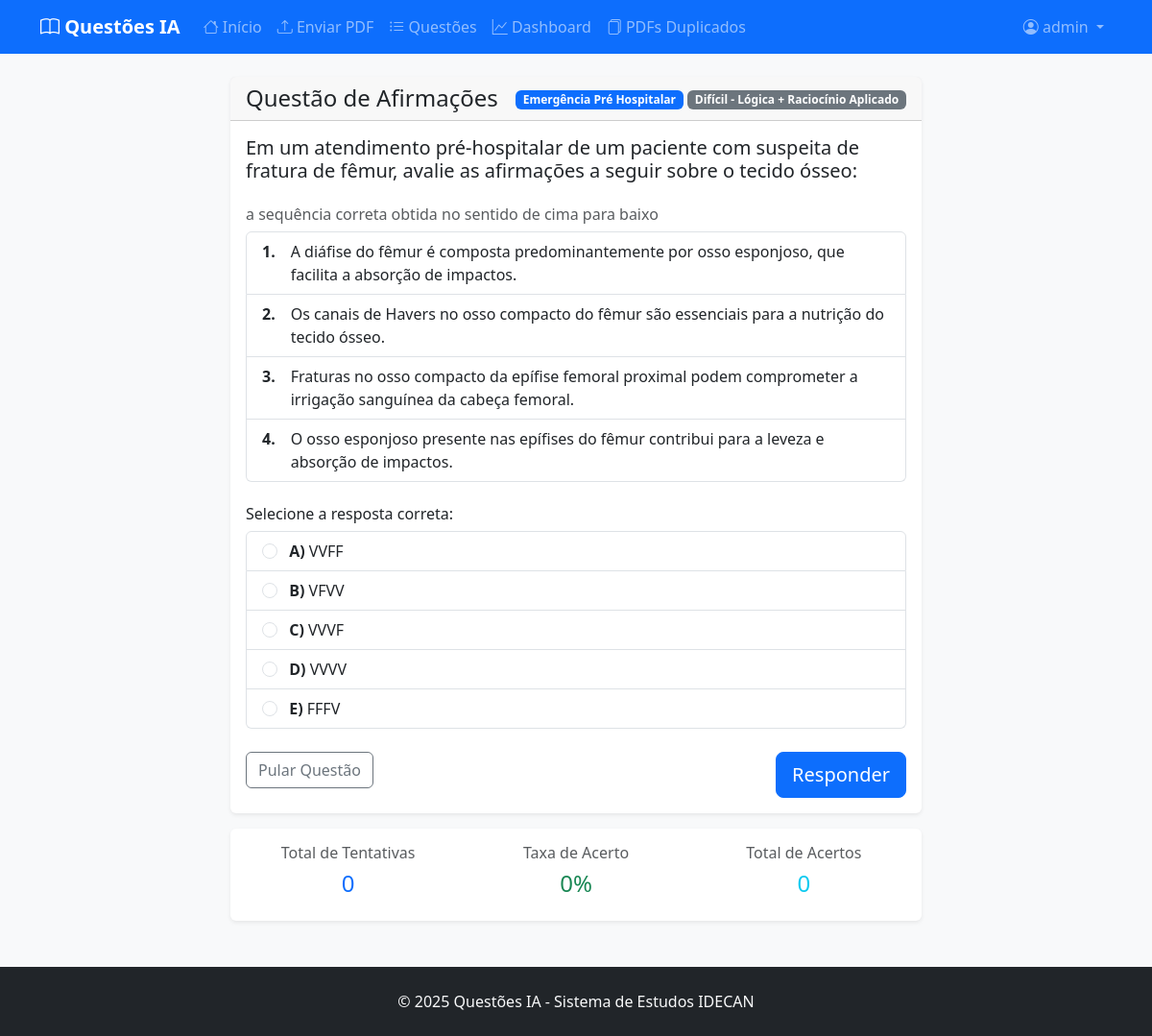
The page /resolver-questao-afirmacoes/453/ (signed in) on the database its author committed.
### core/models.py (models this page shows, shortened)
class Questao(models.Model):
    NIVEL_CHOICES = [
        ('fixacao', 'Fixação - Conteúdo do PDF'),
        ('medio', 'Médio - Aplicação Lógica'),
        ('dificil', 'Difícil - Lógica + Raciocínio Aplicado'),
        ('nivel_banca', 'Nível da Banca - Questão Real'),
    ]
    TIPO_CHOICES = [
        ('multipla_escolha', 'Múltipla Escolha'),
        ('certo_errado', 'Certo/Errado'),
        ('afirmacoes', 'Afirmações'),
        ('afirmacoes_variadas', 'Afirmações com Alternativas Variadas'),
        ('verdadeiro_falso', 'Verdadeiro ou Falso com Sequência'),
    ]
    INSTRUCAO_TIPO_CHOICES = [
        ('correto', 'Está CORRETO o que se afirma'),
        ('incorreto', 'Está INCORRETO o que se afirma'),
        ('corretos', 'Estão CORRETOS os itens'),
        ('incorretos', 'Estão INCORRETOS os itens'),
        ('correto_nos', 'Está CORRETO o que se afirma nos itens'),
        ('incorreto_nos', 'Está INCORRETO o que se afirma nos itens'),
    ]
    enunciado = models.TextField(verbose_name="Enunciado")
    tipo = models.CharField(max_length=20, choices=TIPO_CHOICES, default='multipla_escolha', verbose_name="Tipo")
    alternativas = models.JSONField(verbose_name="Alternativas")  # Lista de alternativas
    resposta_correta = models.CharField(max_length=1, verbose_name="Resposta Correta")
    explicacao = models.TextField(verbose_name="Explicação")
    justificativa_alternativas = models.JSONField(default=dict, verbose_name="Justificativa das Alternativas")
    referencia_pdf = models.TextField(blank=True, null=True, verbose_name="Referência no PDF")
    disciplina = models.ForeignKey(Disciplina, on_delete=models.CASCADE, verbose_name="Disciplina")
    nivel_dificuldade = models.CharField(max_length=20, choices=NIVEL_CHOICES, verbose_name="Nível de Dificuldade")
    pdf_origem = models.ForeignKey(PDFDocument, on_delete=models.CASCADE, verbose_name="PDF de Origem")
    data_criacao = models.DateTimeField(auto_now_add=True, verbose_name="Data de Criação")
    total_tentativas = models.IntegerField(default=0, verbose_name="Total de Tentativas")
    total_acertos = models.IntegerField(default=0, verbose_name="Total de Acertos")
    hash_conteudo = models.CharField(max_length=64, unique=True, null=True, blank=True, verbose_name="Hash do Conteúdo", help_text="Hash SHA-256 do enunciado para evitar duplicatas")
    afirmacoes = models.JSONField(null=True, blank=True, verbose_name="Afirmações", help_text="Lista de afirmações para questões do tipo 'Afirmações'")
    instrucao_tipo = models.CharField(max_length=20, choices=INSTRUCAO_TIPO_CHOICES, null=True, blank=True, verbose_name="Tipo de Instrução", help_text="Tipo de instrução para questões de afirmações")
    instrucao_texto = models.CharField(max_length=200, null=True, blank=True, verbose_name="Texto da Instrução", help_text="Texto personalizado da instrução")
    sequencia_resposta = models.CharField(max_length=10, null=True, blank=True, verbose_name="Sequência V/F", help_text="Sequência de V/F para questões do tipo 'Verdadeiro ou Falso' (ex: V-V-F-V)")
    instrucao_vf = models.CharField(max_length=200, null=True, blank=True, verbose_name="Instrução V/F", help_text="Instrução específica para questões V/F (ex: 'a sequência correta obtida no sentido de cima para baixo')")
    class Meta:
        verbose_name = "Questão"
        verbose_name_plural = "Questões"
        ordering = ['-data_criacao']
    @property
    def taxa_acerto(self):
        if self.total_tentativas == 0:
            return 0
        return round((self.total_acertos / self.total_tentativas) * 100, 2)
    def get_alternativas_display(self):
        if isinstance(self.alternativas, list):
            return {chr(65 + i): alt for i, alt in enumerate(self.alternativas)}
        return self.alternativas
    def get_afirmacoes_display(self):
        if not self.afirmacoes:
            return []
        if isinstance(self.afirmacoes, list):
            return {f"{i+1}": afirmacao for i, afirmacao in enumerate(self.afirmacoes)}
        return self.afirmacoes
    def get_instrucao_display(self):
        if self.instrucao_texto:
            return self.instrucao_texto
        if self.instrucao_tipo:
            return dict(self.INSTRUCAO_TIPO_CHOICES).get(self.instrucao_tipo, "Está CORRETO o que se afirma:")
        return "Está CORRETO o que se afirma:"

class Disciplina(models.Model):
    codigo = models.CharField(max_length=50, unique=True, verbose_name="Código")
    nome = models.CharField(max_length=100, verbose_name="Nome")
    peso = models.IntegerField(default=1, verbose_name="Peso")
    questoes_prova = models.IntegerField(default=0, verbose_name="Questões na Prova")
    class Meta:
        verbose_name = "Disciplina"
        verbose_name_plural = "Disciplinas"
        ordering = ['nome']

### core/views_afirmacoes.py (the view, shortened to what this page needs)
# urls.py: path('resolver-questao-afirmacoes/<int:questao_id>/', views_afirmacoes.resolver_questao_afirmacoes, name='resolver_questao_afirmacoes'),
@login_required
def resolver_questao_afirmacoes(request, questao_id):
    questao = get_object_or_404(Questao, id=questao_id, tipo__in=['afirmacoes', 'afirmacoes_variadas', 'verdadeiro_falso'])
    if request.user.is_authenticated:
        questoes_respondidas_ids = list(TentativaQuestao.objects.filter(usuario=request.user).values_list('questao_id', flat=True))
        questoes_nao_respondidas = Questao.objects.exclude(id=questao_id).exclude(id__in=questoes_respondidas_ids)
        proxima_questao = questoes_nao_respondidas.order_by('?').first()
        if not proxima_questao:
            proxima_questao = Questao.objects.exclude(id=questao_id).order_by('?').first()
    else:
        proxima_questao = Questao.objects.exclude(id=questao_id).order_by('?').first()
    context = {
        'questao': questao,
        'proxima_questao': proxima_questao,
        'afirmacoes_display': questao.get_afirmacoes_display(),
        'instrucao_display': questao.get_instrucao_display(),
        'alternativas_display': questao.get_alternativas_display(),
    }
    return render(request, 'core/resolver_questao_afirmacoes.html', context)

### templates/core/resolver_questao_afirmacoes.html (shortened to what this page needs)
{% extends 'base.html' %}
{% block content %}
<div class="container mt-4">
    <div class="row">
        <div class="col-md-8 mx-auto">
            <div class="card">
                <div class="card-header d-flex justify-content-between align-items-center">
                    <h4 class="mb-0">Questão de Afirmações</h4>
                    <div>
                        <span class="badge bg-primary">{{ questao.disciplina.nome }}</span>
                        <span class="badge bg-secondary">{{ questao.get_nivel_dificuldade_display }}</span>
                    </div>
                </div>
                <div class="card-body">
                    <form method="post">
                        <div class="mb-4">
                            <h5>{{ questao.enunciado }}</h5>
                        </div>
                        <div class="mb-4">
                            {% if questao.tipo == 'verdadeiro_falso' %}
                                <h6 class="text-muted">{{ questao.instrucao_vf|default:"a sequência correta obtida no sentido de cima para baixo" }}</h6>
                            {% else %}
                                <h6 class="text-muted">{{ instrucao_display }}</h6>
                            {% endif %}
                            <div class="list-group">
                                {% for key, afirmacao in afirmacoes_display.items %}
                                <div class="list-group-item">
                                    <div class="d-flex">
                                        <div class="me-3">
                                            <strong>{{ key }}.</strong>
                                        </div>
                                        <div class="flex-grow-1">
                                            {{ afirmacao }}
                                        </div>
                                    </div>
                                </div>
                                {% empty %}
                                <div class="list-group-item text-danger">
                                    <strong>ERRO:</strong> Nenhuma afirmação encontrada!
                                </div>
                                {% endfor %}
                            </div>
                        </div>
                        <div class="mb-4">
                            <h6>Selecione a resposta correta:</h6>
                            <div class="list-group">
                                {% for key, alternativa in alternativas_display.items %}
                                <label class="list-group-item list-group-item-action">
                                    <input type="radio" name="resposta" value="{{ key }}" class="form-check-input me-2">
                                    <strong>{{ key }})</strong> {{ alternativa }}
                                </label>
                                {% endfor %}
                            </div>
                        </div>
                        <div class="d-flex justify-content-between">
                            <div>
                                {% if proxima_questao %}
                                <a href="{% url 'core:resolver_questao' proxima_questao.id %}" class="btn btn-outline-secondary">
                                     Pular Questão
                                </a>
                                {% endif %}
                            </div>
                            <div>
                                <button type="submit" class="btn btn-primary btn-lg">
                                     Responder
                                </button>
                            </div>
                        </div>
                    </form>
                </div>
            </div>
            <div class="card mt-3">
                <div class="card-body">
                    <div class="row text-center">
                        <div class="col-md-4">
                            <h6 class="text-muted">Total de Tentativas</h6>
                            <h4 class="text-primary">{{ questao.total_tentativas }}</h4>
                        </div>
                        <div class="col-md-4">
                            <h6 class="text-muted">Taxa de Acerto</h6>
                            <h4 class="text-success">{{ questao.taxa_acerto }}%</h4>
                        </div>
                        <div class="col-md-4">
                            <h6 class="text-muted">Total de Acertos</h6>
                            <h4 class="text-info">{{ questao.total_acertos }}</h4>
                        </div>
                    </div>
                </div>
            </div>
        </div>
    </div>
</div>
{% endblock %}

### templates/base.html (shortened to what this page needs)
{% load static %}
<!DOCTYPE html>
<html lang="pt-br">
<head>
    <link href="https://cdn.jsdelivr.net/npm/bootstrap@5.3.2/dist/css/bootstrap.min.css" rel="stylesheet">
    <link href="https://cdn.jsdelivr.net/npm/bootstrap-icons@1.11.0/font/bootstrap-icons.css" rel="stylesheet">
</head>
<body class="bg-light">
    <nav class="navbar navbar-expand-lg navbar-dark bg-primary">
        <div class="container">
            <a class="navbar-brand" href="{% url 'core:home' %}">
                <i class="bi bi-book"></i> Questões IA
            </a>
            <div class="collapse navbar-collapse" id="navbarNav">
                <ul class="navbar-nav me-auto">
                    <li class="nav-item">
                        <a class="nav-link" href="{% url 'core:home' %}">
                            <i class="bi bi-house"></i> Início
                        </a>
                    </li>
                    <li class="nav-item">
                        <a class="nav-link" href="{% url 'core:upload_pdf' %}">
                            <i class="bi bi-upload"></i> Enviar PDF
                        </a>
                    </li>
                    <li class="nav-item">
                        <a class="nav-link" href="{% url 'core:listar_questoes' %}">
                            <i class="bi bi-list-ul"></i> Questões
                        </a>
                    </li>
                    <li class="nav-item">
                        <a class="nav-link" href="{% url 'core:dashboard' %}">
                            <i class="bi bi-graph-up"></i> Dashboard
                        </a>
                    </li>
                    <li class="nav-item">
                        <a class="nav-link" href="{% url 'core:pdfs_duplicados' %}">
                            <i class="bi bi-files"></i> PDFs Duplicados
                        </a>
                    </li>
                </ul>
                <ul class="navbar-nav">
                    {% if user.is_authenticated %}
                        <li class="nav-item dropdown">
                            <a class="nav-link dropdown-toggle" href="#" role="button" data-bs-toggle="dropdown">
                                <i class="bi bi-person-circle"></i> {{ user.username }}
                            </a>
                        </li>
                    {% else %}
                        <li class="nav-item">
                            <a class="nav-link" href="{% url 'admin:login' %}">
                                <i class="bi bi-box-arrow-in-right"></i> Entrar
                            </a>
                        </li>
                    {% endif %}
                </ul>
            </div>
        </div>
    </nav>
    <main class="container my-4">
        {% block content %}{% endblock %}
    </main>
    <footer class="bg-dark text-light py-4 mt-5">
        <div class="container text-center">
            <p class="mb-0">&copy; 2025 Questões IA - Sistema de Estudos IDECAN</p>
        </div>
    </footer>
</body>
</html>

### templates/base.html (style rules this page uses)
.navbar-brand { font-weight: bold; }
.card { border: none; box-shadow: 0 0.125rem 0.25rem rgba(0, 0, 0, 0.075); }

### rows shown on the page
Questao: disciplina.nome "Emergência Pré Hospitalar", nivel_dificuldade "Difícil - Lógica + Raciocínio Aplicado", enunciado "Em um atendimento pré-hospitalar de um paciente com suspeita de fratura de fêmur, avalie as afirmações a seguir sobre o tecido ósseo:", instrucao_vf "a sequência correta obtida no sentido de cima para baixo", total_tentativas "0", taxa_acerto "0", total_acertos "0"

### other values the page prints
{{ user.username }} "admin"
{{ key }} "1" "2" "3" "4"
{{ afirmacao }} "A diáfise do fêmur é composta predominantemente por osso esponjoso, que facilita a absorção de impactos." "Os canais de Havers no osso compacto do fêmur são essenciais para a nutrição do tecido ósseo." "Fraturas no osso compacto da epífise femoral proximal podem comprometer a irrigação sanguínea da cabeça femoral." "O osso esponjoso presente nas epífises do fêmur contribui para a leveza e absorção de impactos."
{{ key }} "A" "B" "C" "D" "E"
{{ alternativa }} "VVFF" "VFVV" "VVVF" "VVVV" "FFFV"
